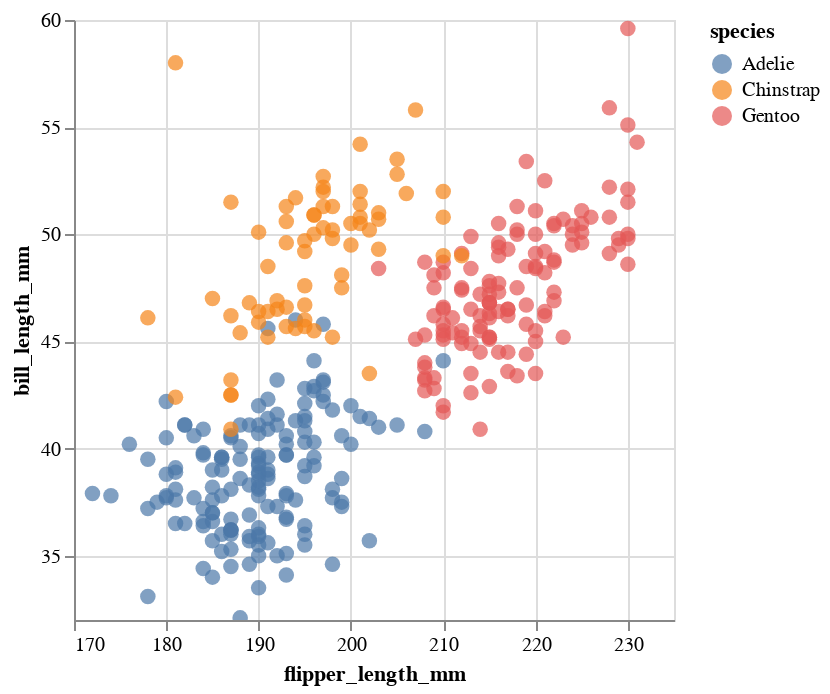

Write notebook code for a chart like this one.
### Markdown cell above
### Changing Altair chart axis limits

- By default, Altair assumes the axis will start at 0
- To center on the data automatically, we need to use a `alt.Scale()` object to specify the scale

### Code cell
# initialize the chart with the data
chart = alt.Chart(penguins)

# define what kind of marks to use
chart = chart.mark_circle(size=60)

# encode the visual channels
chart = chart.encode(
    x=alt.X("flipper_length_mm", scale=alt.Scale(zero=False)), # This part is new!
    y=alt.Y("bill_length_mm", scale=alt.Scale(zero=False)), # This part is new!
    color="species",
    tooltip=["species", "flipper_length_mm", "bill_length_mm", "island", "sex"],
)

# make the chart interactive
chart.interactive()

### Figure 1 — Vega-Lite specification as saved in the notebook (floating-point values rounded to 4 significant figures; data arrays with more than 128 entries replaced by an {"elided": "..."} marker saying what was removed)
{"config": {"view": {"continuousWidth": 300, "continuousHeight": 300}}, "data": {"name": "data-6e6be28484bfcb7bdf9764c3163fc5aa"}, "mark": {"type": "circle", "size": 60}, "encoding": {"color": {"field": "species", "type": "nominal"}, "tooltip": [{"field": "species", "type": "nominal"}, {"field": "flipper_length_mm", "type": "quantitative"}, {"field": "bill_length_mm", "type": "quantitative"}, {"field": "island", "type": "nominal"}, {"field": "sex", "type": "nominal"}], "x": {"field": "flipper_length_mm", "scale": {"zero": false}, "type": "quantitative"}, "y": {"field": "bill_length_mm", "scale": {"zero": false}, "type": "quantitative"}}, "params": [{"name": "param_2", "select": {"type": "interval", "encodings": ["x", "y"]}, "bind": "scales"}], "$schema": "https://vega.github.io/schema/vega-lite/v5.8.0.json", "datasets": {"data-6e6be28484bfcb7bdf9764c3163fc5aa": {"elided": "344 records"}}}
